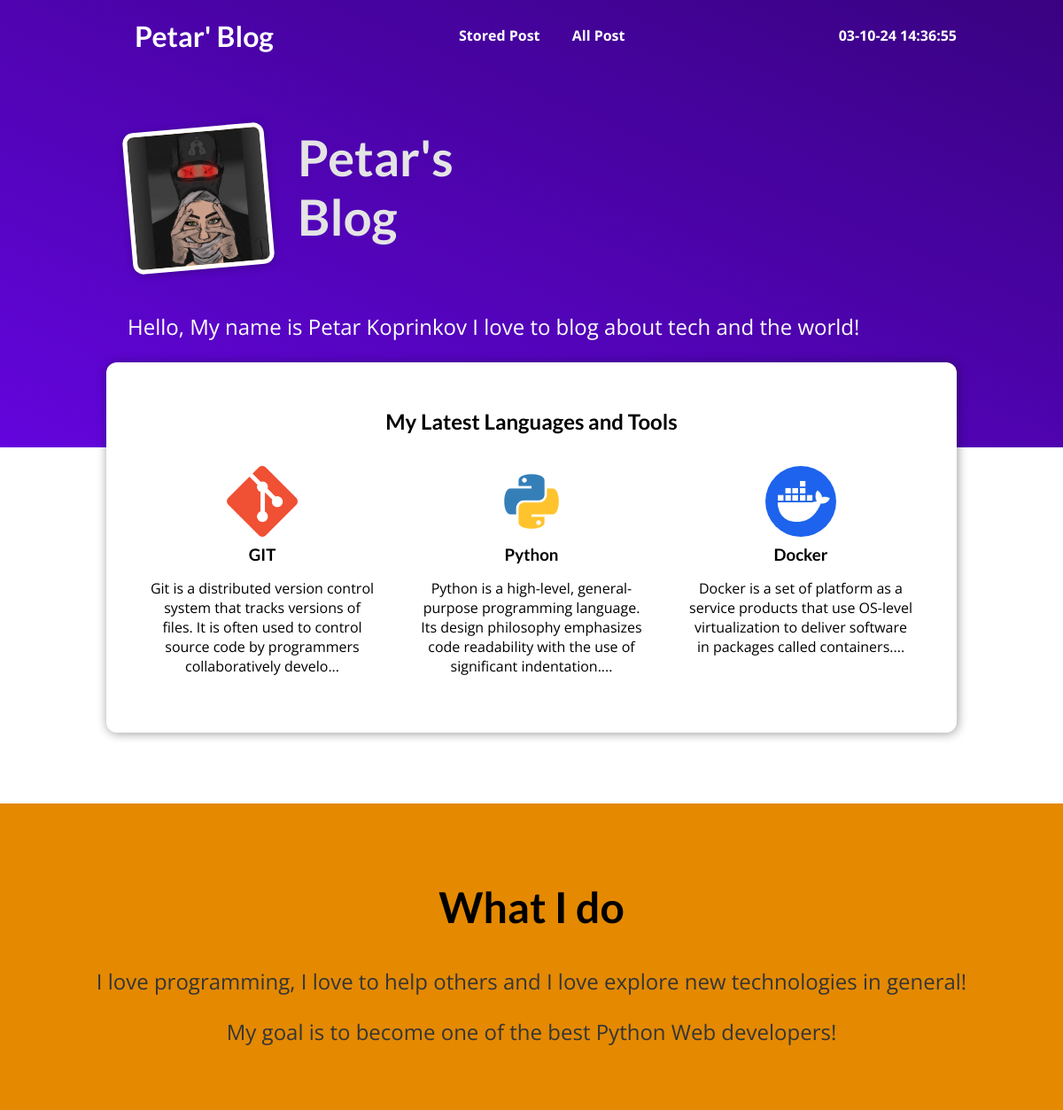
The page /petar-blog/ on the database as committed earlier.
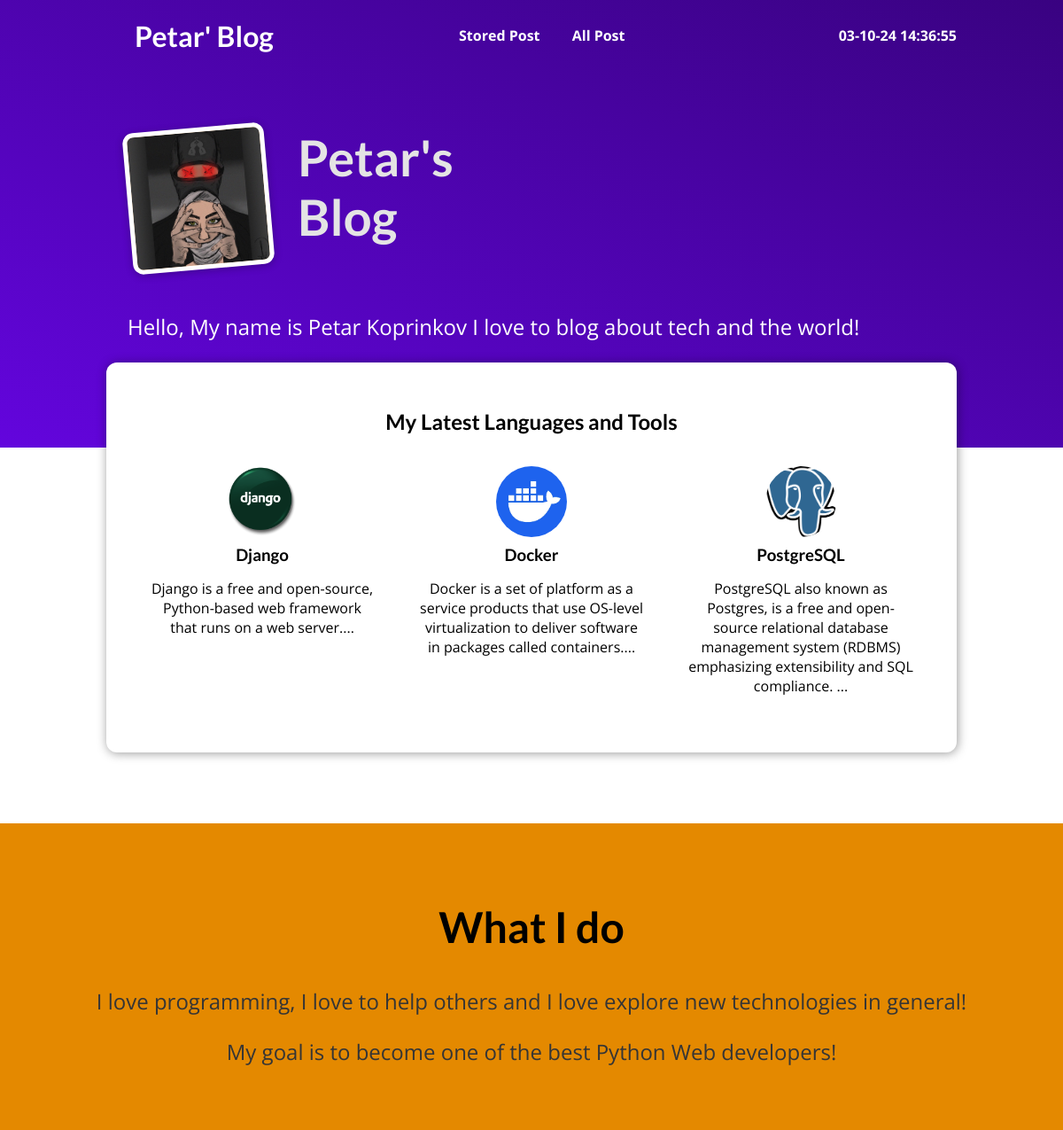
The same page on the database as committed later.
### my_site/blog/models.py (models this page shows, shortened)
class Post(models.Model):
    title = models.CharField(
        max_length=75
    )
    excerpt = models.TextField()
    image = models.ImageField(
        upload_to='images',
        null=True,
    )
    date = models.DateTimeField(
        auto_now=True
    )
    slug = models.SlugField(
        unique=True,
    )
    content = models.TextField(
        validators=[MinLengthValidator(10)]
    )
    author = models.ForeignKey(
        to=Author,
        on_delete=models.CASCADE,
        related_name='posts'
    )

### my_site/blog/views.py (the view)
# urls.py: path('', views.IndexView.as_view(), name='index'),
class IndexView(ListView):
    model = Post
    template_name = 'blog/index.html'
    context_object_name = 'posts'
    ordering = ['-date']
    def get_queryset(self):
        query = super().get_queryset()
        data = query[0:3]
        return data

### my_site/blog/templatetags/current_time.py (called while the page is built)
@register.simple_tag()
def current_time(time_string='%d-%m-%y %H:%M:%S'):
    return datetime.now().strftime(time_string)

### templates/blog/index.html (shortened to what this page needs)
{% extends 'blog/base.html' %}
{% load static %}
{% load markdown_filter %}
{% block style_css %}
    <link rel="stylesheet" href="{% static 'blog/index.css' %}">
    <link rel="stylesheet" href="{% static 'blog/post.css' %}">
{% endblock %}
{% block content %}
    <section id="welcome">
        <header>
            <img src="{% static 'blog/images/BM.jpg' %}" alt="Petar Koprinkov - the Author of this block">
            <h2>Petar's Blog</h2>
        </header>
        <p>Hello, My name is Petar Koprinkov I love to blog about tech and the world!</p>
    </section>
    <section id="latest-posts">
        <h2>My Latest Languages and Tools</h2>
        <ul>
            {% for post in posts %}
                {% include 'blog/includes/post.html' %}
            {% endfor %}
        </ul>
    </section>
    <section id="about">
        <h2>What I do</h2>
        <p>
            I love programming, I love to help others and I love explore new technologies in general!
        </p>
        <p>
            My goal is to become one of the best Python Web developers!
        </p>
    </section>
{% endblock %}

### templates/blog/includes/post.html
{% load markdown_filter %}
<li>
    <article class="post">
        <a href="{% url 'blog_detail_page' post.slug%}">
            <img src="{{ post.image.url }}" alt="{{ post.title }}" />
            <div class="post__content">
                <h3>
                    {{ post.title }}
                </h3>
                <p>
                    {{ post.excerpt|slice:153|add:'...' }}
                </p>
            </div>
        </a>
    </article>
</li>

Rows that differ between the two databases and show on the page:
no longer on this page (row unchanged): Post: image (picture), title "GIT", excerpt|add "Git is a distributed version control system that tracks versions of files. It is often used to control source code by programmers collaboratively develo..."
no longer on this page (row unchanged): Post: image (picture), title "Python", excerpt|add "Python is a high-level, general-purpose programming language. Its design philosophy emphasizes code readability with the use of significant indentation...."
now on this page (row edited): Post: image (picture), title "Django", excerpt|add "Django is a free and open-source, Python-based web framework that runs on a web server...."
added Post: image (picture), title "PostgreSQL", excerpt|add "PostgreSQL also known as Postgres, is a free and open-source relational database management system (RDBMS) emphasizing extensibility and SQL compliance. ..."
